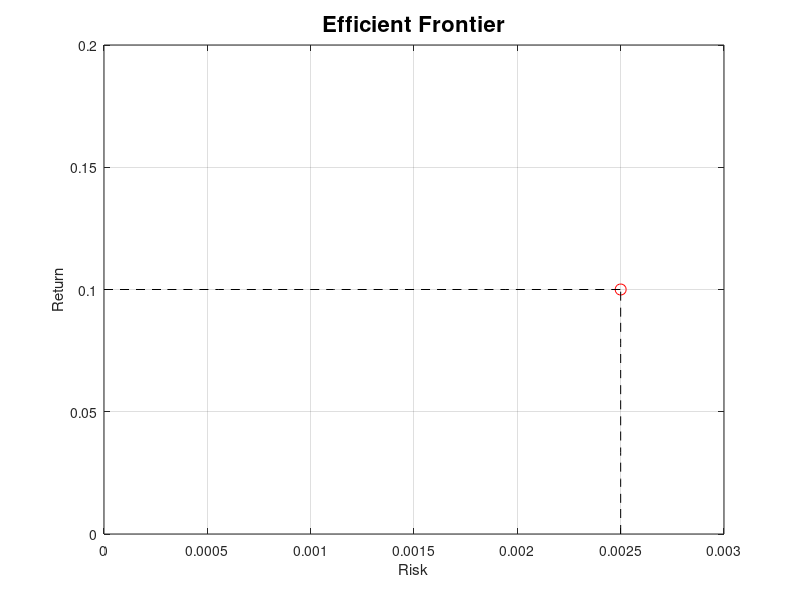

This chart was generated by the following MATLAB code:
x = linspace(0,0.1,10);
y = linspace(0,0.0025,10);
xx = zeros(10,1);
yy = zeros(10,1);
for i = 1:10
    xx(i) = 0.0025;
    yy(i) = 0.1;
end
box on;
hold on;
plot(0.0025,0.1,'or','MarkerSize',8);
plot(xx,x,'k--');
plot(y,yy,'k--');
axis([0 0.003 0 0.2]);
grid on;
xlabel("Risk");
ylabel("Return");
title("Efficient Frontier",'FontSize',16);